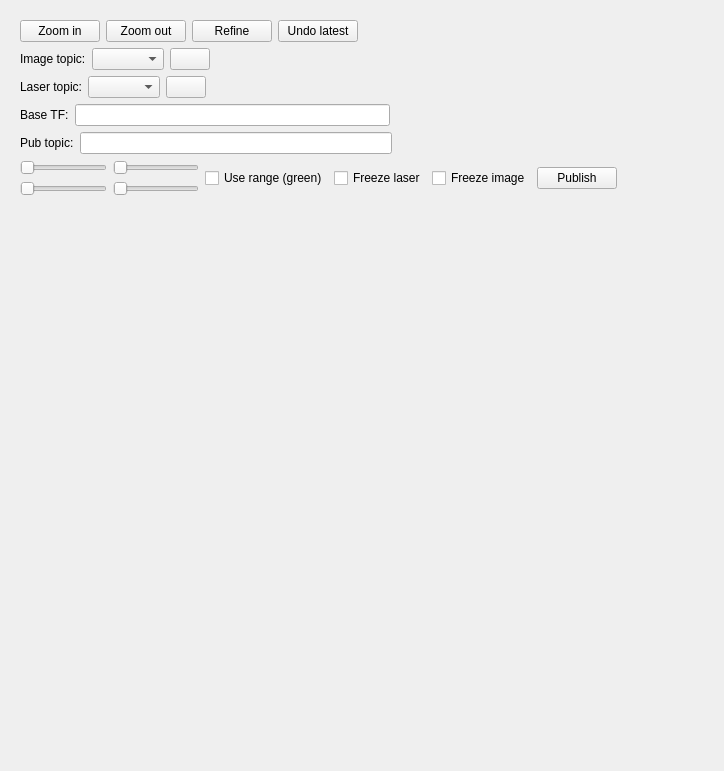
<?xml version="1.0" encoding="UTF-8"?>
<ui version="4.0">
  <class>ImageViewWidget</class>
  <widget class="QWidget" name="ImageViewWidget">
    <property name="enabled">
      <bool>true</bool>
    </property>
    <property name="geometry">
      <rect>
        <x>0</x>
        <y>0</y>
        <width>724</width>
        <height>771</height>
      </rect>
    </property>
    <property name="windowTitle">
      <string>Image View</string>
    </property>
    <layout class="QVBoxLayout" name="verticalLayout">
      <item>
        <widget class="QWidget" name="toolbar_widget" native="true">
          <layout class="QVBoxLayout" name="verticalLayout_2">
            <item>
              <layout class="QHBoxLayout" name="horizontalLayout_6">
                <item>
                  <widget class="QPushButton" name="zoom_in_button">
                    <property name="text">
                      <string>Zoom in</string>
                    </property>
                  </widget>
                </item>
                <item>
                  <widget class="QPushButton" name="zoom_out_button">
                    <property name="text">
                      <string>Zoom out</string>
                    </property>
                  </widget>
                </item>
                <item>
                  <widget class="QPushButton" name="refine_button">
                    <property name="text">
                      <string>Refine</string>
                    </property>
                  </widget>
                </item>
                <item>
                  <widget class="QPushButton" name="undo_button">
                    <property name="text">
                      <string>Undo latest</string>
                    </property>
                  </widget>
                </item>
                <item>
                  <spacer name="horizontalSpacer_4">
                    <property name="orientation">
                      <enum>Qt::Horizontal</enum>
                    </property>
                    <property name="sizeHint" stdset="0">
                      <size>
                        <width>40</width>
                        <height>20</height>
                      </size>
                    </property>
                  </spacer>
                </item>
              </layout>
            </item>
            <item>
              <layout class="QHBoxLayout" name="horizontalLayout_3">
                <item>
                  <widget class="QLabel" name="label">
                    <property name="text">
                      <string>Image topic:</string>
                    </property>
                  </widget>
                </item>
                <item>
                  <widget class="QComboBox" name="topics_combo_box">
                    <property name="sizeAdjustPolicy">
                      <enum>QComboBox::AdjustToContents</enum>
                    </property>
                  </widget>
                </item>
                <item>
                  <widget class="QPushButton" name="refresh_topics_push_button">
                    <property name="toolTip">
                      <string>Refresh topics</string>
                    </property>
                    <property name="icon">
                      <iconset theme="view-refresh">
                        <normaloff/>
                      </iconset>
                    </property>
                  </widget>
                </item>
                <item>
                  <spacer name="horizontalSpacer_3">
                    <property name="orientation">
                      <enum>Qt::Horizontal</enum>
                    </property>
                    <property name="sizeHint" stdset="0">
                      <size>
                        <width>40</width>
                        <height>20</height>
                      </size>
                    </property>
                  </spacer>
                </item>
              </layout>
            </item>
            <item>
              <layout class="QHBoxLayout" name="horizontalLayout_7">
                <item>
                  <widget class="QLabel" name="label_2">
                    <property name="text">
                      <string>Laser topic:</string>
                    </property>
                  </widget>
                </item>
                <item>
                  <widget class="QComboBox" name="laser_topic_combobox"/>
                </item>
                <item>
                  <widget class="QPushButton" name="refresh_laser_topics_button">
                    <property name="text">
                      <string/>
                    </property>
                  </widget>
                </item>
                <item>
                  <spacer name="horizontalSpacer_2">
                    <property name="orientation">
                      <enum>Qt::Horizontal</enum>
                    </property>
                    <property name="sizeHint" stdset="0">
                      <size>
                        <width>40</width>
                        <height>20</height>
                      </size>
                    </property>
                  </spacer>
                </item>
              </layout>
            </item>
            <item>
              <layout class="QHBoxLayout" name="horizontalLayout">
                <item>
                  <widget class="QLabel" name="base_tf_label">
                    <property name="text">
                      <string>Base TF:</string>
                    </property>
                  </widget>
                </item>
                <item>
                  <widget class="QLineEdit" name="base_link_textfield">
                    <property name="toolTip">
                      <string>Click location topic (leave empty for auto-naming)</string>
                    </property>
                  </widget>
                </item>
                <item>
                  <spacer name="horizontalSpacer">
                    <property name="orientation">
                      <enum>Qt::Horizontal</enum>
                    </property>
                    <property name="sizeHint" stdset="0">
                      <size>
                        <width>40</width>
                        <height>20</height>
                      </size>
                    </property>
                  </spacer>
                </item>
              </layout>
            </item>
            <item>
              <layout class="QHBoxLayout" name="horizontalLayout_9">
                <item>
                  <widget class="QLabel" name="pub_topic_label">
                    <property name="text">
                      <string>Pub topic:</string>
                    </property>
                  </widget>
                </item>
                <item>
                  <widget class="QLineEdit" name="pub_topic_textfield"/>
                </item>
                <item>
                  <spacer name="horizontalSpacer_5">
                    <property name="orientation">
                      <enum>Qt::Horizontal</enum>
                    </property>
                    <property name="sizeHint" stdset="0">
                      <size>
                        <width>40</width>
                        <height>20</height>
                      </size>
                    </property>
                  </spacer>
                </item>
              </layout>
            </item>
            <item>
              <layout class="QHBoxLayout" name="horizontalLayout_2">
                <item>
                  <layout class="QVBoxLayout" name="verticalLayout_3">
                    <item>
                      <widget class="QSlider" name="sliderLeftLaser">
                        <property name="orientation">
                          <enum>Qt::Horizontal</enum>
                        </property>
                      </widget>
                    </item>
                    <item>
                      <widget class="QSlider" name="sliderLeftLaserD">
                        <property name="orientation">
                          <enum>Qt::Horizontal</enum>
                        </property>
                      </widget>
                    </item>
                  </layout>
                </item>
                <item>
                  <layout class="QVBoxLayout" name="verticalLayout_4">
                    <item>
                      <widget class="QSlider" name="sliderRightLaser">
                        <property name="orientation">
                          <enum>Qt::Horizontal</enum>
                        </property>
                      </widget>
                    </item>
                    <item>
                      <widget class="QSlider" name="sliderRightLaserD">
                        <property name="orientation">
                          <enum>Qt::Horizontal</enum>
                        </property>
                      </widget>
                    </item>
                  </layout>
                </item>
                <item>
                  <widget class="QCheckBox" name="laser_scan_checkbox">
                    <property name="text">
                      <string>Use range (green)</string>
                    </property>
                  </widget>
                </item>
                <item>
                  <widget class="QCheckBox" name="freeze_laser_checkbox">
                    <property name="text">
                      <string>Freeze laser</string>
                    </property>
                  </widget>
                </item>
                <item>
                  <widget class="QCheckBox" name="freeze_image_checkbox">
                    <property name="text">
                      <string>Freeze image</string>
                    </property>
                  </widget>
                </item>
                <item>
                  <widget class="QPushButton" name="publisher_button">
                    <property name="text">
                      <string>Publish</string>
                    </property>
                  </widget>
                </item>
                <item>
                  <spacer name="spacer">
                    <property name="orientation">
                      <enum>Qt::Horizontal</enum>
                    </property>
                    <property name="sizeHint" stdset="0">
                      <size>
                        <width>40</width>
                        <height>20</height>
                      </size>
                    </property>
                  </spacer>
                </item>
              </layout>
            </item>
          </layout>
        </widget>
      </item>
      <item>
        <layout class="QHBoxLayout" name="horizontalLayout_8">
          <item>
            <widget class="QScrollArea" name="scrollArea">
              <property name="frameShape">
                <enum>QFrame::NoFrame</enum>
              </property>
              <property name="widgetResizable">
                <bool>true</bool>
              </property>
              <widget class="QWidget" name="scrollAreaWidgetContents">
                <property name="geometry">
                  <rect>
                    <x>0</x>
                    <y>0</y>
                    <width>349</width>
                    <height>500</height>
                  </rect>
                </property>
                <property name="sizePolicy">
                  <sizepolicy hsizetype="Expanding" vsizetype="Expanding">
                    <horstretch>0</horstretch>
                    <verstretch>0</verstretch>
                  </sizepolicy>
                </property>
                <layout class="QHBoxLayout" name="horizontalLayout_4">
                  <property name="margin">
                    <number>1</number>
                  </property>
                  <item>
                    <widget class="tuw_extrinsic_camera::RatioLayoutedFrame" name="image_frame">
                      <property name="sizePolicy">
                        <sizepolicy hsizetype="Fixed" vsizetype="Fixed">
                          <horstretch>0</horstretch>
                          <verstretch>0</verstretch>
                        </sizepolicy>
                      </property>
                      <property name="minimumSize">
                        <size>
                          <width>80</width>
                          <height>60</height>
                        </size>
                      </property>
                      <property name="maximumSize">
                        <size>
                          <width>1024</width>
                          <height>786</height>
                        </size>
                      </property>
                      <property name="contextMenuPolicy">
                        <enum>Qt::ActionsContextMenu</enum>
                      </property>
                      <property name="frameShape">
                        <enum>QFrame::NoFrame</enum>
                      </property>
                      <property name="lineWidth">
                        <number>1</number>
                      </property>
                    </widget>
                  </item>
                </layout>
              </widget>
            </widget>
          </item>
          <item>
            <widget class="QScrollArea" name="scrollArea_2">
              <property name="frameShape">
                <enum>QFrame::NoFrame</enum>
              </property>
              <property name="widgetResizable">
                <bool>true</bool>
              </property>
              <widget class="QWidget" name="scrollAreaWidgetContents_2">
                <property name="geometry">
                  <rect>
                    <x>0</x>
                    <y>0</y>
                    <width>349</width>
                    <height>500</height>
                  </rect>
                </property>
                <property name="sizePolicy">
                  <sizepolicy hsizetype="Expanding" vsizetype="Expanding">
                    <horstretch>0</horstretch>
                    <verstretch>0</verstretch>
                  </sizepolicy>
                </property>
                <layout class="QHBoxLayout" name="horizontalLayout_5">
                  <property name="margin">
                    <number>1</number>
                  </property>
                  <item>
                    <widget class="tuw_extrinsic_camera::RatioLayoutedFrame" name="laser_frame">
                      <property name="sizePolicy">
                        <sizepolicy hsizetype="Expanding" vsizetype="Expanding">
                          <horstretch>0</horstretch>
                          <verstretch>0</verstretch>
                        </sizepolicy>
                      </property>
                      <property name="minimumSize">
                        <size>
                          <width>80</width>
                          <height>60</height>
                        </size>
                      </property>
                      <property name="contextMenuPolicy">
                        <enum>Qt::ActionsContextMenu</enum>
                      </property>
                      <property name="frameShape">
                        <enum>QFrame::NoFrame</enum>
                      </property>
                      <property name="lineWidth">
                        <number>1</number>
                      </property>
                    </widget>
                  </item>
                </layout>
              </widget>
            </widget>
          </item>
        </layout>
      </item>
    </layout>
  </widget>
  <customwidgets>
    <customwidget>
      <class>tuw_extrinsic_camera::RatioLayoutedFrame</class>
      <extends>QFrame</extends>
      <header>tuw_extrinsic_camera/ratio_layouted_frame.h</header>
      <container>1</container>
    </customwidget>
  </customwidgets>
  <resources/>
  <connections/>
</ui>
